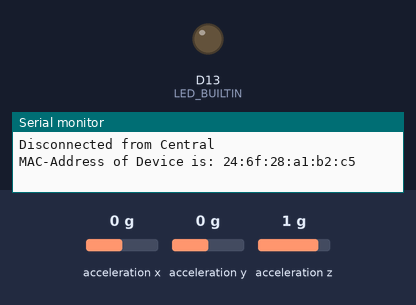
The sketch below on a simulated Arduino Nano 33 IoT. Parts: output pins drawn as LEDs (lit = HIGH), the last lines printed to the serial monitor. The test bench sets the inputs (shaded band); at power-on: acceleration x 0 g, acceleration y 0 g, acceleration z 1 g. Nothing arrives over Bluetooth unless stated; a phone connects over Bluetooth LE 3 s after start.

Above: at 1.15 s.
At 3.35 s:
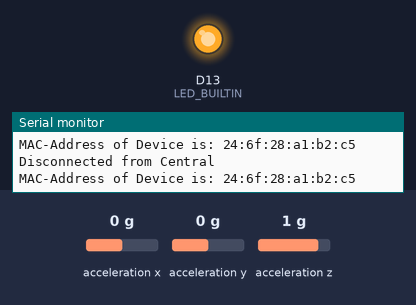
Timing chart, 0 to 3.7 s (numbered marks = the images above):
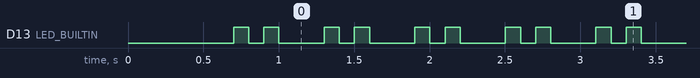

Measured:
- by itself, D13 (LED_BUILTIN): repeats every 0.60 s: LOW 0.10 s, HIGH 0.10 s, LOW 0.30 s, HIGH 0.10 s, until it stays LOW from 3.4 s

The sketch:

BLE_Sendeprogramm.ino
```cpp
// Sendeprogramm zum Messen und Senden von Beschleunigungsdaten mit einem
// Arduino Nano RP2040 mittels Bluetooth Low Energy. Das Sendeprogramm muss
// vor dem Empfangsprogramm gestartet werden, damit eine Verbindung hergestellt
// werden kann. Bei Verbindungsabbruch wird ein Blinkmuster von einer LED des
// Boards ausgeführt und die MAC-Adresse des Boards periodisch ausgegeben.

// Author: Philipp Eckerle

#include <ArduinoBLE.h>
#include <Arduino_LSM6DSOX.h>

// set time between two samples in milliseconds
#define UPDATE_INTERVALL 15

#define ACCEL_SERVICE_UUID         "2ACA"
#define ACCEL_CHARACTERISTIC_UUID  "2713"

#define NUMBER_OF_SENSORS 3
union multi_sensor_data
{
  struct __attribute__((packed))
  {
    float values[NUMBER_OF_SENSORS];
  };
  uint8_t bytes[NUMBER_OF_SENSORS * sizeof(float)];
};
multi_sensor_data IMU_Data;

BLEService sensorDataService(ACCEL_SERVICE_UUID);
BLECharacteristic sensorDataCharacteristic(ACCEL_CHARACTERISTIC_UUID, BLENotify, sizeof IMU_Data.bytes);

void setup() {
  Serial.begin(115200);
  delay(700);

  if (!BLE.begin()) {
    Serial.println("starting BLE failed!");
    while (1);
  }

  if (!IMU.begin()){
    Serial.println("Failed to initialize IMU!");
    while (1);
  }

  pinMode(LED_BUILTIN, OUTPUT);

  BLE.setAdvertisedService(sensorDataService);
  sensorDataService.addCharacteristic(sensorDataCharacteristic);
  BLE.addService(sensorDataService);

  BLE.setConnectable(true);

  if(BLE.advertise()){
    Serial.println("Bluetooth Device Active, Waiting for Connections...");
  }
}

void loop() {
  static float acc_x, acc_y, acc_z;
  static long previousMillis = 0;

  BLEDevice central = BLE.central();

  if(central) {
    Serial.print("Connected to Central");
    while(central.connected()) {
      unsigned long currentMillis = millis();
      if (currentMillis - previousMillis >= UPDATE_INTERVALL) {
        previousMillis = currentMillis;

        IMU.readAcceleration(acc_x, acc_y, acc_z);
        IMU_Data.values[0] = acc_x;
        IMU_Data.values[1] = acc_y;
        IMU_Data.values[2] = acc_z;
        sensorDataCharacteristic.writeValue(IMU_Data.bytes, sizeof  IMU_Data.bytes);
      }
    }
  }
  Serial.println("Disconnected from Central");
  Serial.print("MAC-Address of Device is: ");
  Serial.println(BLE.address());
  Serial.println();

  digitalWrite(LED_BUILTIN, HIGH);
  delay(100);
  digitalWrite(LED_BUILTIN, LOW);
  delay(100);
  digitalWrite(LED_BUILTIN, HIGH);
  delay(100);
  digitalWrite(LED_BUILTIN, LOW);
  delay(300);
}
```
